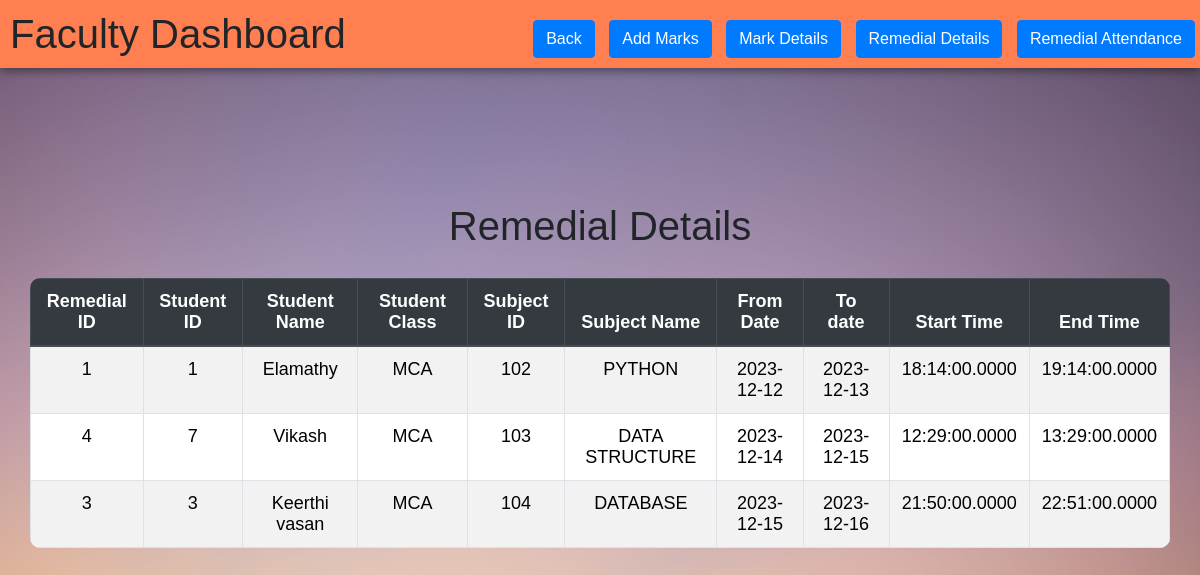
The page /viewremedial.php on the database its author committed.
### tables this page shows
CREATE TABLE IF NOT EXISTS `remedial` (
  `remedial_id` varchar(10) NOT NULL,
  `student_id` varchar(10) NOT NULL,
  `subject_id` int NOT NULL,
  `test_id` varchar(10) NOT NULL,
  `from_date` date NOT NULL,
  `to_date` date NOT NULL,
  `start_time` time(4) NOT NULL,
  `end_time` time(4) NOT NULL,
  PRIMARY KEY (`remedial_id`),
  KEY `test_id` (`test_id`),
  KEY `subject_id` (`subject_id`),
  KEY `student_id` (`student_id`)
);

CREATE TABLE IF NOT EXISTS `student` (
  `student_id` varchar(10) NOT NULL,
  `student_name` varchar(20) NOT NULL,
  `class` varchar(8) NOT NULL,
  PRIMARY KEY (`student_id`)
);

CREATE TABLE IF NOT EXISTS `subjects` (
  `subject_id` int NOT NULL,
  `subject_name` varchar(20) NOT NULL,
  PRIMARY KEY (`subject_id`)
);

### viewremedial.php (the view, shortened to what this page needs)
<?php
$host = "localhost";
$user = "root";
$password = "";
$db = "performance";
$data = mysqli_connect($host, $user, $password, $db);
$sql = "SELECT r.remedial_id,s.student_id,s.student_name,s.class,sub.subject_id,sub.subject_name,
r.from_date,r.to_date,r.start_time,r.end_time
FROM remedial r
JOIN student s ON r.student_id = s.student_id
JOIN subjects sub ON r.subject_id = sub.subject_id";
$result = mysqli_query($data, $sql);
include "user_dashboard.php"
?>
<!DOCTYPE html>
<html lang="en">
<head>
    <?php include "admin_css.php"; ?>
    <link rel="stylesheet" href="https://stackpath.bootstrapcdn.com/bootstrap/4.3.1/css/bootstrap.min.css">
    <div class="content">
</div>
</head>
<body>
   <br>
    <div>
    <div class="content">
    <h1 class="text-center">Remedial Details</h1>
    <div class="table-responsive">
        <table class="table table-bordered table-striped text-center">
            <thead class="thead-dark">
                <tr>
                    <th>Remedial ID</th>
                    <th>Student ID</th>
                    <th>Student Name</th>
                    <th>Student Class</th>
                    <th>Subject ID</th>
                    <th>Subject Name</th>
                    <th>From Date</th>
                    <th>To date</th>
                    <th>Start Time</th>
                    <th>End Time</th>
                </tr>
            </thead>
            <tbody>
                <?php
                 while ($info = $result->fetch_assoc()) { ?>
                    <tr>
                        <td><?php echo $info['remedial_id']; ?></td>
                        <td><?php echo $info['student_id']; ?></td>
                        <td><?php echo $info['student_name']; ?></td>
                        <td><?php echo $info['class']; ?></td>
                        <td><?php echo $info['subject_id']; ?></td>
                        <td><?php echo $info['subject_name']; ?></td>
                        <td><?php echo $info['from_date']; ?></td>
                        <td><?php echo $info['to_date']; ?></td>
                        <td><?php echo $info['start_time']; ?></td>
                        <td><?php echo $info['end_time']; ?></td>
                <?php } ?>
            </tbody>
        </table>
    </div>
</div>
</body>
</html>

### admin.css (style rules this page uses)
* { margin:0px; padding:0px; }
.content { margin-left:20%; margin-top:5%; }

### viewremedial.php (style rules this page uses)
body { font-family: 'Arial', sans-serif; background-color: #f5f5f5; margin: 0; padding: 0; background-image: url('b4.jpg'); background-size: cover; background-position: center fixed; }
.text-center { left:50%; margin-top:20px; }
.content { margin: 20px; left:50%; margin-top:20px; padding:10; }
table { width: 100%; border-collapse: collapse; margin-top: 20px; width: 120%; font-size: 18px; border-radius: 10px; overflow: hidden; }
th, td { border: 1px solid black; padding: 20px; }
th { background-color: #3498db; color: white; }
td { text-align: center; }

### rows shown on the page
remedial: remedial_id "1", student.student_id "1", student.student_name "Elamathy", student.class "MCA", subjects.subject_id "102", subjects.subject_name "PYTHON", from_date "2023-12-12", to_date "2023-12-13", start_time "18:14:00.0000", end_time "19:14:00.0000"
remedial: remedial_id "4", student.student_id "7", student.student_name "Vikash", student.class "MCA", subjects.subject_id "103", subjects.subject_name "DATA STRUCTURE", from_date "2023-12-14", to_date "2023-12-15", start_time "12:29:00.0000", end_time "13:29:00.0000"
remedial: remedial_id "3", student.student_id "3", student.student_name "Keerthi vasan", student.class "MCA", subjects.subject_id "104", subjects.subject_name "DATABASE", from_date "2023-12-15", to_date "2023-12-16", start_time "21:50:00.0000", end_time "22:51:00.0000"
